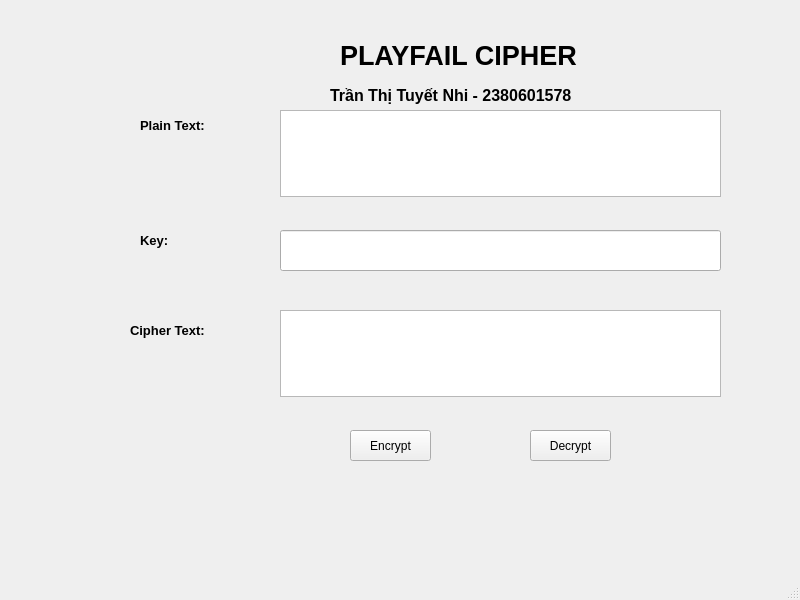
<?xml version="1.0" encoding="UTF-8"?>
<ui version="4.0">
 <class>MainWindow</class>
 <widget class="QMainWindow" name="MainWindow">
  <property name="geometry">
   <rect>
    <x>0</x>
    <y>0</y>
    <width>800</width>
    <height>600</height>
   </rect>
  </property>
  <property name="windowTitle">
   <string>MainWindow</string>
  </property>
  <widget class="QWidget" name="centralwidget">
   <widget class="QLabel" name="label_4">
    <property name="geometry">
     <rect>
      <x>340</x>
      <y>40</y>
      <width>321</width>
      <height>31</height>
     </rect>
    </property>
    <property name="font">
     <font>
      <pointsize>20</pointsize>
      <weight>75</weight>
      <bold>true</bold>
     </font>
    </property>
    <property name="text">
     <string>PLAYFAIL CIPHER</string>
    </property>
   </widget>
   <widget class="QLabel" name="label">
    <property name="geometry">
     <rect>
      <x>140</x>
      <y>110</y>
      <width>101</width>
      <height>31</height>
     </rect>
    </property>
    <property name="font">
     <font>
      <pointsize>10</pointsize>
      <weight>75</weight>
      <bold>true</bold>
     </font>
    </property>
    <property name="text">
     <string>Plain Text:</string>
    </property>
   </widget>
   <widget class="QLabel" name="label_2">
    <property name="geometry">
     <rect>
      <x>140</x>
      <y>230</y>
      <width>51</width>
      <height>21</height>
     </rect>
    </property>
    <property name="font">
     <font>
      <pointsize>10</pointsize>
      <weight>75</weight>
      <bold>true</bold>
     </font>
    </property>
    <property name="text">
     <string>Key:</string>
    </property>
   </widget>
   <widget class="QLabel" name="label_3">
    <property name="geometry">
     <rect>
      <x>130</x>
      <y>320</y>
      <width>111</width>
      <height>21</height>
     </rect>
    </property>
    <property name="font">
     <font>
      <pointsize>10</pointsize>
      <weight>75</weight>
      <bold>true</bold>
     </font>
    </property>
    <property name="text">
     <string>Cipher Text:</string>
    </property>
   </widget>
   <widget class="QPushButton" name="btn_encrypt">
    <property name="geometry">
     <rect>
      <x>350</x>
      <y>430</y>
      <width>81</width>
      <height>31</height>
     </rect>
    </property>
    <property name="text">
     <string>Encrypt</string>
    </property>
   </widget>
   <widget class="QPushButton" name="btn_decrypt">
    <property name="geometry">
     <rect>
      <x>530</x>
      <y>430</y>
      <width>81</width>
      <height>31</height>
     </rect>
    </property>
    <property name="text">
     <string>Decrypt</string>
    </property>
   </widget>
   <widget class="QTextEdit" name="txt_plain_text">
    <property name="geometry">
     <rect>
      <x>280</x>
      <y>110</y>
      <width>441</width>
      <height>87</height>
     </rect>
    </property>
   </widget>
   <widget class="QLineEdit" name="txt_key">
    <property name="geometry">
     <rect>
      <x>280</x>
      <y>230</y>
      <width>441</width>
      <height>41</height>
     </rect>
    </property>
   </widget>
   <widget class="QTextEdit" name="txt_cipher_text">
    <property name="geometry">
     <rect>
      <x>280</x>
      <y>310</y>
      <width>441</width>
      <height>87</height>
     </rect>
    </property>
   </widget>
   <widget class="QLabel" name="label_5">
    <property name="geometry">
     <rect>
      <x>330</x>
      <y>80</y>
      <width>291</width>
      <height>31</height>
     </rect>
    </property>
    <property name="font">
     <font>
      <pointsize>12</pointsize>
      <weight>75</weight>
      <bold>true</bold>
     </font>
    </property>
    <property name="text">
     <string>Trần Thị Tuyết Nhi - 2380601578</string>
    </property>
   </widget>
  </widget>
  <widget class="QMenuBar" name="menubar">
   <property name="geometry">
    <rect>
     <x>0</x>
     <y>0</y>
     <width>800</width>
     <height>21</height>
    </rect>
   </property>
  </widget>
  <widget class="QStatusBar" name="statusbar"/>
 </widget>
 <resources/>
 <connections/>
</ui>
